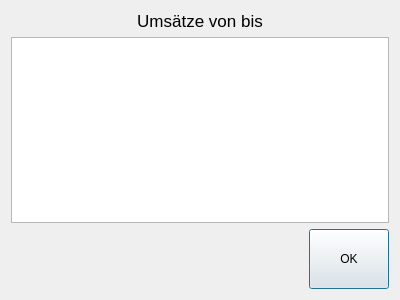
<?xml version="1.0" encoding="UTF-8"?>
<ui version="4.0">
 <class>SalesInfo</class>
 <widget class="QDialog" name="SalesInfo">
  <property name="geometry">
   <rect>
    <x>0</x>
    <y>0</y>
    <width>400</width>
    <height>300</height>
   </rect>
  </property>
  <property name="windowTitle">
   <string>Umsatz Info</string>
  </property>
  <layout class="QHBoxLayout" name="horizontalLayout_2">
   <item>
    <layout class="QVBoxLayout" name="verticalLayout">
     <item>
      <widget class="QLabel" name="label">
       <property name="font">
        <font>
         <pointsize>13</pointsize>
        </font>
       </property>
       <property name="frameShape">
        <enum>QFrame::NoFrame</enum>
       </property>
       <property name="text">
        <string>Umsätze von bis</string>
       </property>
       <property name="alignment">
        <set>Qt::AlignCenter</set>
       </property>
       <property name="wordWrap">
        <bool>true</bool>
       </property>
      </widget>
     </item>
     <item>
      <widget class="QTableView" name="salesView">
       <property name="editTriggers">
        <set>QAbstractItemView::NoEditTriggers</set>
       </property>
       <property name="tabKeyNavigation">
        <bool>false</bool>
       </property>
       <property name="showDropIndicator" stdset="0">
        <bool>false</bool>
       </property>
       <property name="dragDropOverwriteMode">
        <bool>false</bool>
       </property>
       <property name="alternatingRowColors">
        <bool>true</bool>
       </property>
       <property name="selectionMode">
        <enum>QAbstractItemView::NoSelection</enum>
       </property>
       <property name="selectionBehavior">
        <enum>QAbstractItemView::SelectRows</enum>
       </property>
       <property name="showGrid">
        <bool>false</bool>
       </property>
       <property name="cornerButtonEnabled">
        <bool>false</bool>
       </property>
       <attribute name="verticalHeaderVisible">
        <bool>false</bool>
       </attribute>
      </widget>
     </item>
     <item>
      <layout class="QHBoxLayout" name="horizontalLayout">
       <item>
        <spacer name="horizontalSpacer">
         <property name="orientation">
          <enum>Qt::Horizontal</enum>
         </property>
         <property name="sizeHint" stdset="0">
          <size>
           <width>40</width>
           <height>20</height>
          </size>
         </property>
        </spacer>
       </item>
       <item>
        <widget class="QPushButton" name="closePushButton">
         <property name="minimumSize">
          <size>
           <width>0</width>
           <height>60</height>
          </size>
         </property>
         <property name="text">
          <string>OK</string>
         </property>
         <property name="icon">
          <iconset resource="../qrk.qrc">
           <normaloff>:/icons/ok.png</normaloff>:/icons/ok.png</iconset>
         </property>
         <property name="iconSize">
          <size>
           <width>32</width>
           <height>32</height>
          </size>
         </property>
        </widget>
       </item>
      </layout>
     </item>
    </layout>
   </item>
  </layout>
 </widget>
 <resources>
  <include location="../qrk.qrc"/>
 </resources>
 <connections/>
</ui>
